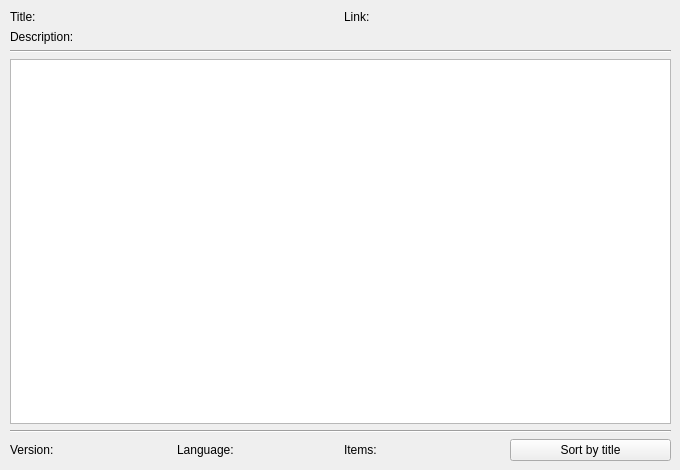
<?xml version="1.0" encoding="UTF-8"?>
<ui version="4.0">
 <class>FeedForm</class>
 <widget class="QWidget" name="FeedForm">
  <property name="geometry">
   <rect>
    <x>0</x>
    <y>0</y>
    <width>680</width>
    <height>470</height>
   </rect>
  </property>
  <property name="sizePolicy">
   <sizepolicy hsizetype="Fixed" vsizetype="Fixed">
    <horstretch>0</horstretch>
    <verstretch>0</verstretch>
   </sizepolicy>
  </property>
  <property name="minimumSize">
   <size>
    <width>680</width>
    <height>470</height>
   </size>
  </property>
  <property name="maximumSize">
   <size>
    <width>680</width>
    <height>470</height>
   </size>
  </property>
  <property name="windowTitle">
   <string>Feed</string>
  </property>
  <widget class="QWidget" name="gridLayoutWidget">
   <property name="geometry">
    <rect>
     <x>10</x>
     <y>10</y>
     <width>661</width>
     <height>451</height>
    </rect>
   </property>
   <layout class="QGridLayout" name="gridLayout">
    <item row="5" column="0">
     <widget class="QLabel" name="lblVersion">
      <property name="text">
       <string>Version: </string>
      </property>
      <property name="wordWrap">
       <bool>true</bool>
      </property>
     </widget>
    </item>
    <item row="5" column="1">
     <widget class="QLabel" name="lblLanguage">
      <property name="text">
       <string>Language: </string>
      </property>
     </widget>
    </item>
    <item row="0" column="0">
     <widget class="QLabel" name="lblTitle">
      <property name="text">
       <string>Title: </string>
      </property>
      <property name="wordWrap">
       <bool>true</bool>
      </property>
     </widget>
    </item>
    <item row="5" column="2">
     <widget class="QLabel" name="lblItems">
      <property name="text">
       <string>Items: </string>
      </property>
     </widget>
    </item>
    <item row="5" column="3">
     <widget class="QPushButton" name="btnSortByTitle">
      <property name="text">
       <string>Sort by title</string>
      </property>
     </widget>
    </item>
    <item row="3" column="0" colspan="4">
     <widget class="QTextEdit" name="txtFeedItems">
      <property name="textInteractionFlags">
       <set>Qt::LinksAccessibleByKeyboard|Qt::LinksAccessibleByMouse|Qt::TextBrowserInteraction|Qt::TextSelectableByKeyboard|Qt::TextSelectableByMouse</set>
      </property>
     </widget>
    </item>
    <item row="4" column="0" colspan="4">
     <widget class="Line" name="line">
      <property name="orientation">
       <enum>Qt::Horizontal</enum>
      </property>
     </widget>
    </item>
    <item row="2" column="0" colspan="4">
     <widget class="Line" name="line_2">
      <property name="orientation">
       <enum>Qt::Horizontal</enum>
      </property>
     </widget>
    </item>
    <item row="1" column="0" colspan="4">
     <widget class="QLabel" name="lblDescription">
      <property name="text">
       <string>Description: </string>
      </property>
      <property name="wordWrap">
       <bool>true</bool>
      </property>
     </widget>
    </item>
    <item row="0" column="2" colspan="2">
     <widget class="QLabel" name="lblLink">
      <property name="text">
       <string>Link: </string>
      </property>
     </widget>
    </item>
   </layout>
  </widget>
 </widget>
 <resources/>
 <connections/>
</ui>
